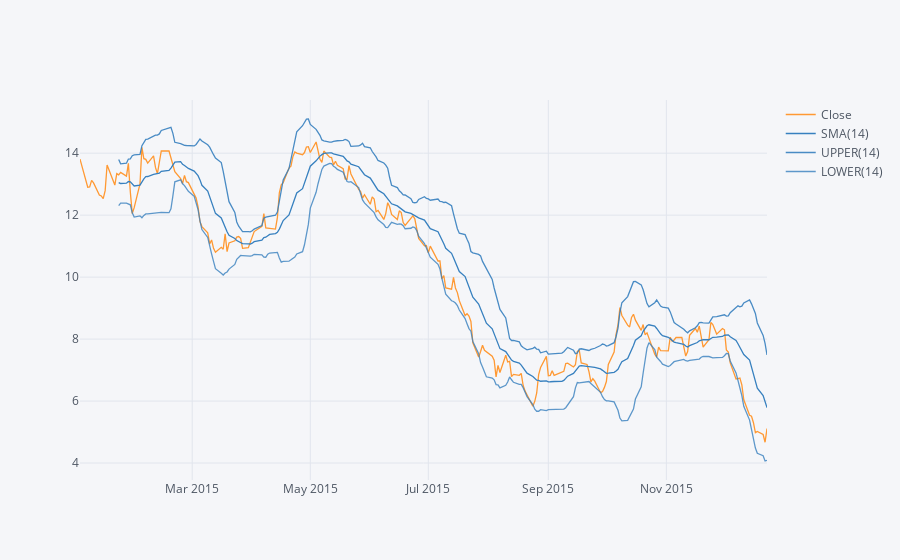

The code cell stored with this chart in its notebook:
### Code cell
encana['Close'].ix['2015-01-01':'2015-12-23'].ta_plot(study='boll')

### Figure 1 — Plotly figure (JSON) as saved in the notebook; plotly's stock layout.template omitted (floating-point values rounded to 4 significant figures; data arrays with more than 128 entries replaced by an {"elided": "..."} marker saying what was removed)
{"data": [{"line": {"color": "rgba(255, 153, 51, 1.0)", "dash": "solid", "shape": "linear", "width": 1.3}, "mode": "lines", "name": "Close", "text": "", "type": "scatter", "x": {"elided": "247 str values"}, "y": {"elided": "247 float values"}}, {"line": {"color": "rgba(55, 128, 191, 1.0)", "dash": "solid", "shape": "linear", "width": 1.3}, "mode": "lines", "name": "SMA(14)", "text": "", "type": "scatter", "x": {"elided": "247 str values"}, "y": {"elided": "247 mixed values"}}, {"line": {"color": "rgba(55, 128, 191, 0.8999999999999999)", "dash": "solid", "shape": "linear", "width": 1.3}, "mode": "lines", "name": "UPPER(14)", "text": "", "type": "scatter", "x": {"elided": "247 str values"}, "y": {"elided": "247 mixed values"}}, {"line": {"color": "rgba(55, 128, 191, 0.7999999999999998)", "dash": "solid", "shape": "linear", "width": 1.3}, "mode": "lines", "name": "LOWER(14)", "text": "", "type": "scatter", "x": {"elided": "247 str values"}, "y": {"elided": "247 mixed values"}}], "layout": {"legend": {"bgcolor": "#F5F6F9", "font": {"color": "#4D5663"}}, "paper_bgcolor": "#F5F6F9", "plot_bgcolor": "#F5F6F9", "title": {"font": {"color": "#4D5663"}}, "xaxis": {"gridcolor": "#E1E5ED", "showgrid": true, "tickfont": {"color": "#4D5663"}, "title": {"font": {"color": "#4D5663"}, "text": ""}, "zerolinecolor": "#E1E5ED"}, "yaxis": {"gridcolor": "#E1E5ED", "showgrid": true, "tickfont": {"color": "#4D5663"}, "title": {"font": {"color": "#4D5663"}, "text": ""}, "zerolinecolor": "#E1E5ED"}}}
